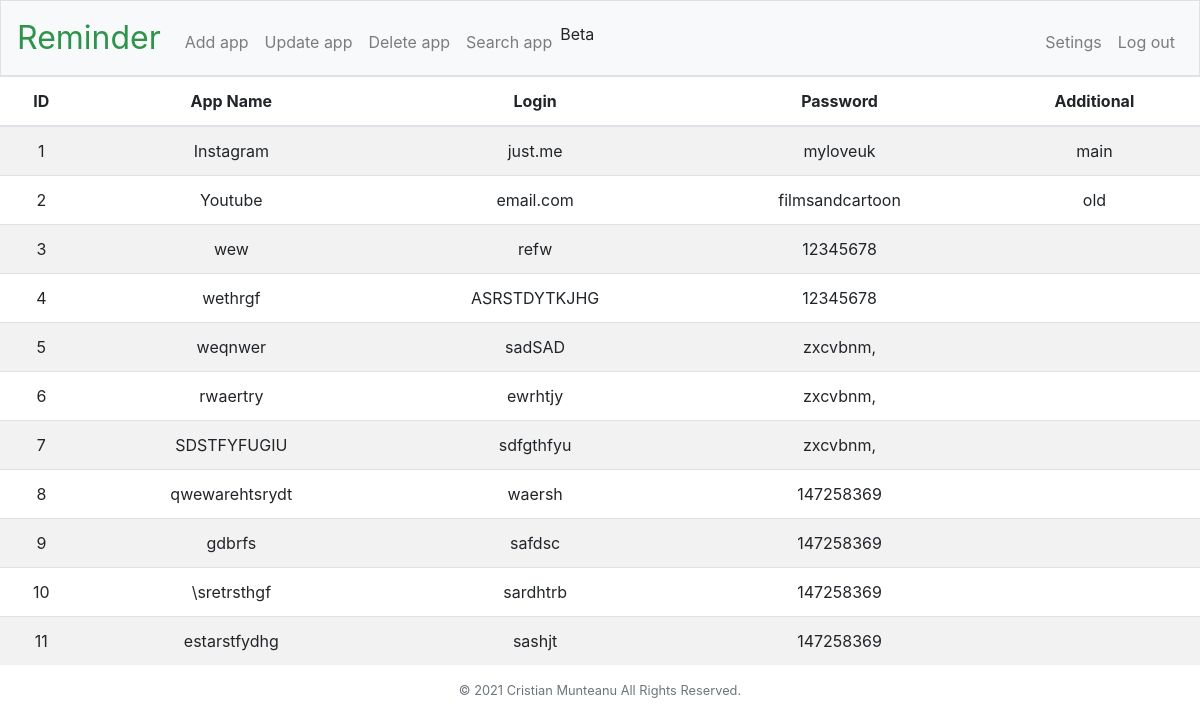
Before: / (signed in) with the older database file.
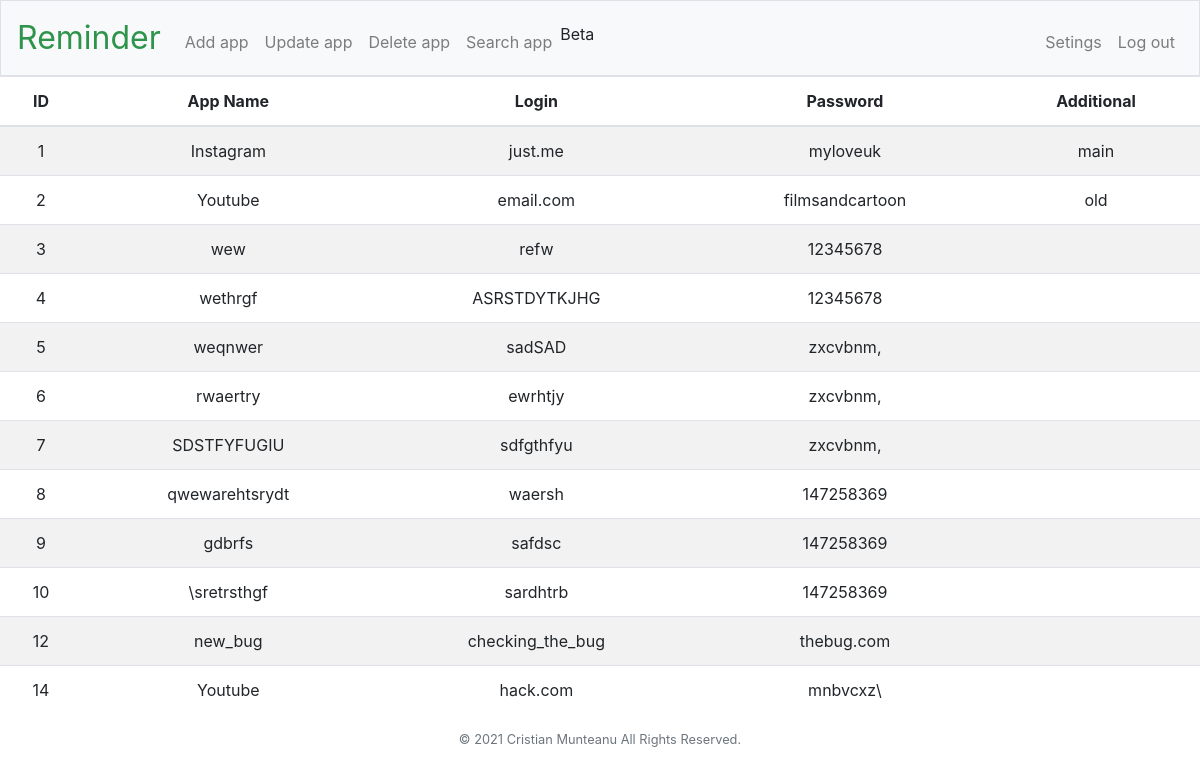
After: the same page with the newer database file.
### tables this page shows
CREATE TABLE apps (
app_id INTEGER NOT NULL,
id INTEGER PRIMARY KEY AUTOINCREMENT,
app_name TEXT NOT NULL,
login TEXT NOT NULL,
password TEXT NOT NULL,
additional TEXT,
FOREIGN KEY (app_id) REFERENCES users (user_id) ON DELETE CASCADE ON UPDATE NO ACTION
);

### app.py (the view)
@app.route("/")
@login_required
def index():
    connection = sqlite3.connect("v2.db", check_same_thread=False)
    cursor = connection.execute("SELECT * FROM apps WHERE app_id = ?", [session["user_id"]])
    apps = cursor.fetchall()
    connection.close()
    return render_template("index.html",apps=apps)

### app.py (called while the page is built)
@app.after_request
def after_request(response):
    response.headers["Cache-Control"] = "no-cache, no-store, must-revalidate"
    response.headers["Expires"] = 0
    response.headers["Pragma"] = "no-cache"
    return response

### helpers.py (called while the page is built)
def login_required(f):
    @wraps(f)
    def decorated_function(*args, **kwargs):
        if session.get("user_id") is None:
            return redirect("/login")
        return f(*args, **kwargs)
    return decorated_function

### templates/index.html (shortened to what this page needs)
{% extends "layout.html" %}
{% block main%}
<table class="table table-striped">
    <thead>
        <th>ID</th>
        <th>App Name</th>
        <th>Login</th>
        <th>Password</th>
        <th>Additional</th>
    </thead>
    <tbody>
        {% for app in apps %}
            <tr>
                <td>{{ app[1] }}</td>
                <td>{{ app[2] }}</td>
                <td>{{ app[3] }}</td>
                <td>{{ app[4] }}</td>
                <td>{{ app[5] }}</td>
            </tr>
        {% endfor %}
    </tbody>
</table>
{% endblock %}

### templates/layout.html (shortened to what this page needs)
<!DOCTYPE html>
<html lang="en">
    <head>
        <link rel="stylesheet" href="https://cdn.jsdelivr.net/npm/bootstrap@4.5.3/dist/css/bootstrap.min.css">
        <link rel="stylesheet" href="/static/styles.css" >
    <body>
        <nav class="navbar navbar-expand-md navbar-light bg-light border">
            <a class="navbar-brand" href="/"><span class="green">Reminder</span></a>
            <div class="collapse navbar-collapse" id="navbar">
                {% if session.user_id %}
                <ul class="navbar-nav mr-auto mt-2">
                    <li class="nav-item"><a class="nav-link" href="/adding">Add app</a> </li>
                    <li class="nav-item"><a class="nav-link" href="/update">Update app</a> </li>
                    <li class="nav-item"><a class="nav-link" href="/delete">Delete app</a> </li>
                    <li class="nav-item"><a class="nav-link" href="/find">Search app</a> </li>
                    <p>Beta</p>
                </ul>
                <ul class="navbar-nav ml-auto mt-2">
                    <li class="nav-item"><a class="nav-link" href="/setings">Setings</a></li>
                    <li class="nav-item"><a class="nav-link" href="/logout">Log out</a> </li>
                </ul>
                {% else %}
                <ul class="navbar-nav ml-auto mt-2">
                    <li class="nav-item"><a class="nav-link" href="/login">Login</a></li>
                    <li class="nav-item"><a class="nav-link" href="/register">Register</a> </li>
                </ul>
                {% endif %}
            </div>
        </nav>
        <main class="container-p5">
            {% block main %} {% endblock %}
        </main>
        <footer class="small text-center text-muted">
            &copy; 2021 Cristian Munteanu All Rights Reserved.
        </footer>
    </body>
</html>

### static/styles.css (style rules this page uses)
nav .navbar-brand { font-size: xx-large; }
nav .navbar-brand .green { color: #2e944b; }
main { overflow-x: auto; text-align: center; }

Changed rows visible on the page:
removed apps: id "11", app_name "estarstfydhg", login "sashjt", password "147258369"
added apps: id "12", app_name "new_bug", login "checking_the_bug", password "thebug.com"
added apps: id "14", app_name "Youtube", login "hack.com", password "mnbvcxz\\"
